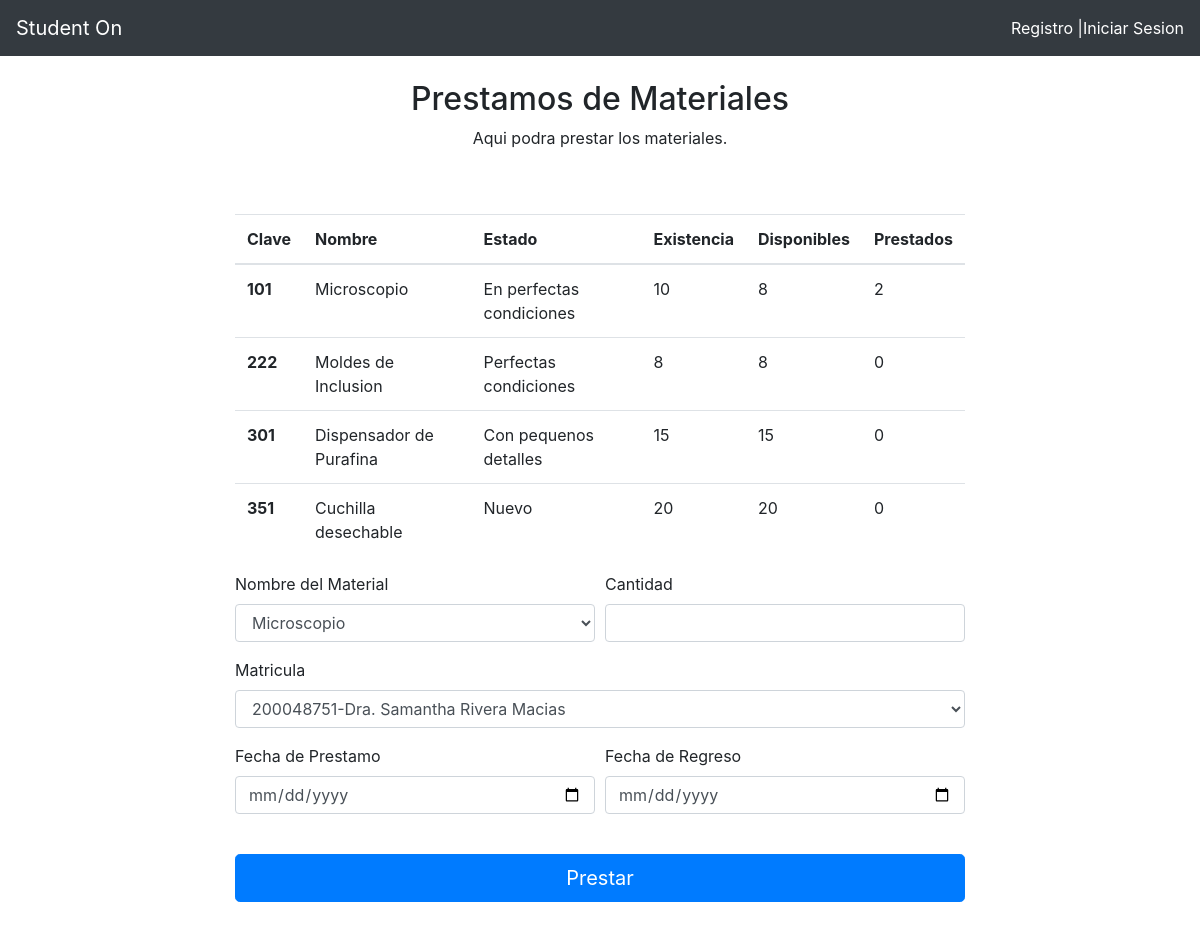
/admin/prestamos.php, run on the app's committed database.
### tables this page shows
CREATE TABLE `materiales` (
  `clave` varchar(30) NOT NULL,
  `existencia` int(30) NOT NULL,
  `nombre` text NOT NULL,
  `Estado` text NOT NULL,
  `disponibles` int(30) NOT NULL,
  `prestados` int(30) NOT NULL
);

### admin/prestamos.php (the view, shortened to what this page needs)
<?php
	include('../php/conexion.php');
?>
<!DOCTYPE html>
<html>
<head>
	<link rel="stylesheet" href="../main.css">
	<link rel="stylesheet" href="https://stackpath.bootstrapcdn.com/bootstrap/4.1.3/css/bootstrap.min.css">
</head>
<body>
<?php
	if(!isset($_SESSION["LOGIN"])){
	include '../navbar.php';
	}
 ?>
	<div class="container-fluid">
		<div class="container">
			<center>
			<br>
			<h2>Prestamos de Materiales</h2>
			<p>Aqui podra prestar los materiales.</p>
			<br>
			</center>
		<br>
		<div class="row">
			<div class="offset-md-2 col-md-8 col-sm-12">
								<table class="table">
				  <thead>
				    <tr>
				      <th scope="col">Clave</th>
				      <th scope="col">Nombre</th>
				      <th scope="col">Estado</th>
				      <th scope="col">Existencia</th>
				      <th scope="col">Disponibles</th>
				      <th scope="col">Prestados</th>
				    </tr>
				  </thead>
				  <tbody>
				  <?php
				  $result = mysqli_query($conexion,"SELECT * from materiales");
				  while($fila=mysqli_fetch_array($result)){
				  	echo '<tr>
				      <th scope="row">'.$fila['clave'].'</th>
				      <td>'.$fila['nombre'].'</td>
				      <td>'.$fila['Estado'].'</td>
				      <td>'.$fila['existencia'].'</td>
				      <td>'.$fila['disponibles'].'</td>
				      <td>'.$fila['prestados'].'</td>
				    </tr>';
				  }
				  ?>
				  </tbody>
				</table>
				<form action="../php/finPrestamo.php" method="post" accept-charset="utf-8">
				  <div class="form-row">
				    <div class="form-group col-md-6">
				      <label for="claveMat">Nombre del Material</label>
				          <select class="form-control" name="claveMat" id="claveMat">
				          	<?php
							  $result = mysqli_query($conexion,"SELECT * from materiales");
							  while($fila=mysqli_fetch_array($result)){
							  	echo '<option value="'.$fila['clave'].'">'.$fila['nombre'].'</option>';
							  }
				          	?>
						    </select>
				    </div>
				    <div class="form-group col-md-6">
				      <label for="inputPassword4">Cantidad</label>
				      <input type="number" class="form-control" name="cantidad" id="cantidad">
				    </div>
				  </div>
				  <div class="form-row">
				    <div class="form-group col-md-12">
				      <label for="matricula">Matricula</label>
				          <select class="form-control" name="matricula" id="matricula">
				          	<?php
							  $result = mysqli_query($conexion,"SELECT * from usuarios");
							  while($fila=mysqli_fetch_array($result)){
							  	echo '<option value="'.$fila['matricula'].'">'.$fila['matricula'].'-'.$fila['nombres'].' '.$fila['apellidos'].'</option>';
							  }
				          	?>
						    </select>
				    </div>
				  </div>
				  <div class="form-row">
				    <div class="form-group col-md-6">
				      <label for="nombre">Fecha de Prestamo</label>
				      <input class="form-control" type="date" name="fechaI">
				    </div>
				    <div class="form-group col-md-6">
				      <label for="inputPassword4">Fecha de Regreso</label>
				      <input class="form-control" type="date" name="fechaF">
				    </div>
				  </div>
				  <br>
				  <button class="btn btn-lg btn-primary btn-block" type="submit">Prestar</button>
				  <br>
				</form>
			</div>
		</div>
		</div>
	</div>
</body>
</html>

### navbar.php (shortened to what this page needs)
<nav class="navbar navbar-expand-lg navbar-dark bg-dark">
  <a class="navbar-brand" href="index.php">Student On</a>
  <div class="collapse navbar-collapse" id="navbarText">
    <ul class="navbar-nav">
      <li><a class="href" href="registro.php">Registro |</a></li>
      <li class="href"><a class="href" href="login.php"> Iniciar Sesion</a></li>
    </ul>
  </div>
</nav>

### main.css (style rules this page uses)
.href { color: white; }

### data on the page
materiales: clave "101", nombre "Microscopio", Estado "En perfectas condiciones", existencia "10", disponibles "8", prestados "2"
materiales: clave "222", nombre "Moldes de Inclusion", Estado "Perfectas condiciones", existencia "8", disponibles "8", prestados "0"
materiales: clave "301", nombre "Dispensador de Purafina", Estado "Con pequenos detalles", existencia "15", disponibles "15", prestados "0"
materiales: clave "351", nombre "Cuchilla desechable", Estado "Nuevo", existencia "20", disponibles "20", prestados "0"

### other printed values
form field claveMat "Microscopio"
form field matricula "200048751-Dra. Samantha Rivera Macias"
